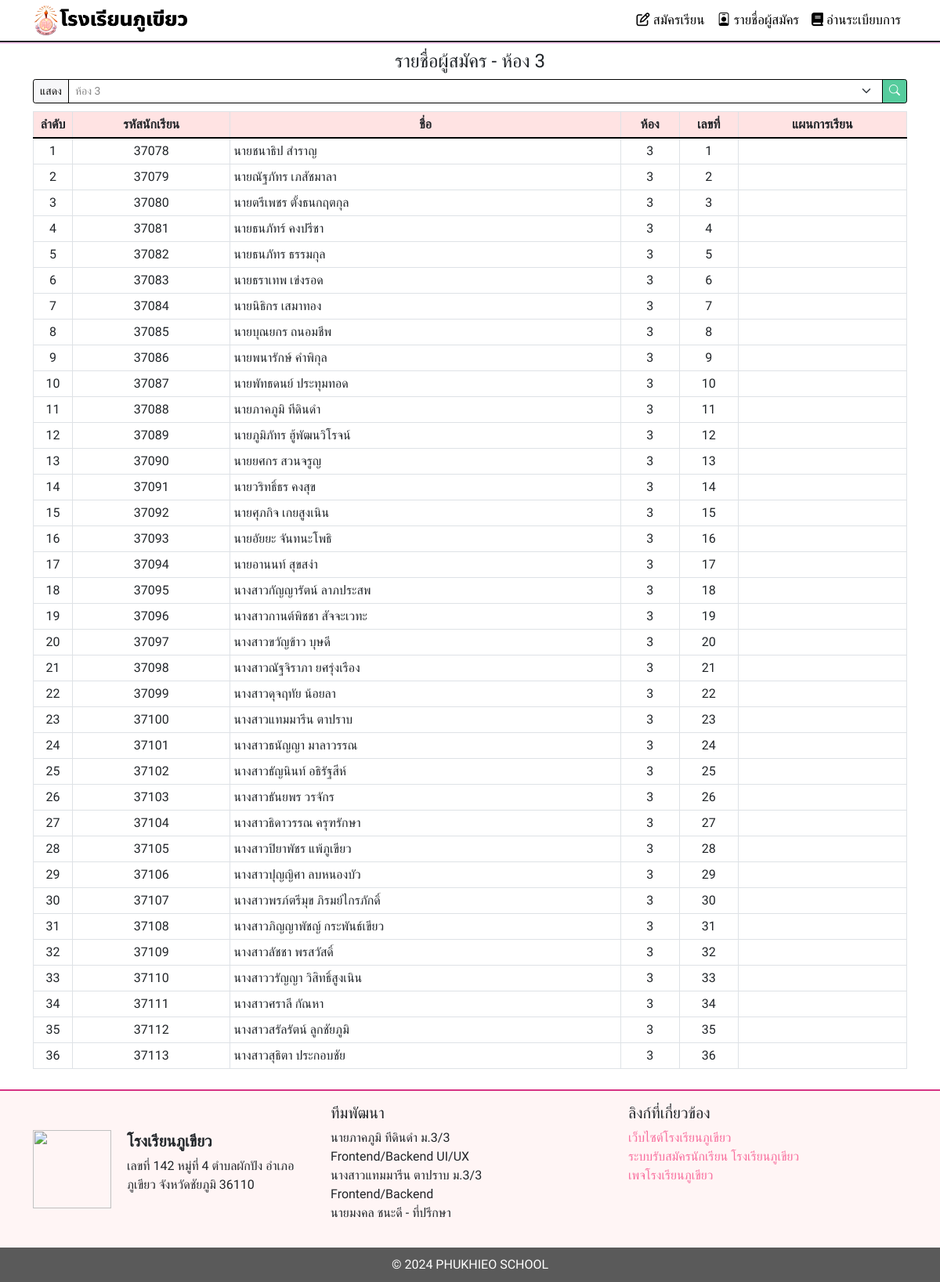
Screenshot of /students.php?room=3 with the database file from the repository.
### tables this page shows
CREATE TABLE `students` (
  `sid` int(11) NOT NULL,
  `username` varchar(255) NOT NULL,
  `password` varchar(255) NOT NULL,
  `name` varchar(255) NOT NULL,
  `room` varchar(255) NOT NULL,
  `student_number` varchar(255) NOT NULL,
  `plan` text NOT NULL,
  `grade` int(11) NOT NULL,
  `math` int(11) NOT NULL,
  `sci` int(11) NOT NULL,
  `zero` int(11) NOT NULL,
  `point` int(255) NOT NULL
);

### students.php (the view, shortened to what this page needs)
<?php require 'helper/server/db.php';
    $selectedRoom = isset($_GET['room']) ? $_GET['room'] : '';
    $roomPrefix = ($selectedRoom !== '') ? "ห้อง $selectedRoom" : "ทุกห้อง";
    $sql = "SELECT * FROM students";
    if (!empty($selectedRoom) && $selectedRoom !== 'all') {
        $sql .= " WHERE room = '$selectedRoom'";
    }
    $result = $conn->query($sql);
?>
<!DOCTYPE html>
<html lang="en">
<head>
    <link rel="stylesheet" href="helper/bootstrap/css/bootstrap.min.css">
    <link href="https://unpkg.com/aos@2.3.1/dist/aos.css" rel="stylesheet">
    <link rel="stylesheet" href="https://cdn.jsdelivr.net/npm/bootstrap-icons@1.11.2/font/bootstrap-icons.min.css">
    <link rel="stylesheet" href="helper/style.css">
</head>
<body style="font-family: Prompt, sans-serif;">
    <?php require 'helper/source/header.php' ?>
    <main>
        <div class="container">
            <div style="padding-top: 10px;">
                <h4 class="text-center">รายชื่อผู้สมัคร - <?php echo  $roomPrefix; ?></h4>
            </div>
            <form class="d-xl-flex justify-content-xl-center" style="margin-bottom: 10px;" method="get">
                <div class="input-group input-group-sm d-flex d-xl-flex justify-content-end justify-content-xl-end"><span class="input-group-text" style="color: rgb(13,12,12);border-color: rgb(0,0,0); background-color: #f7f7f9;">แสดง</span>
                    <select class="form-select" required="" style="border-color: rgb(0,0,0); color: #888;" name="room">
                        <?php for ($roomNumber = 1; $roomNumber <= 12; $roomNumber++): ?>
                            <option value="<?php echo $roomNumber; ?>" <?php echo ($selectedRoom === (string)$roomNumber) ? 'selected' : ''; ?>>
                                ห้อง <?php echo $roomNumber; ?>
                            </option>
                        <?php endfor; ?>
                    </select>
                    <button class="btn btn-primary" type="submit" style="border-color: rgb(0,0,0);"><i class="bi bi-search"></i></button>
                </div>
            </form>
            <div class="table-responsive" style="padding-bottom: 10px;">
                <table class="table table-sm table-bordered">
                    <thead>
                        <tr class="text-center text-dark" style="background: #ffe3e3;border-bottom: 2px solid rgb(0,0,0);">
                            <th style="width: 50px;">ลำดับ</th>
                            <th>รหัสนักเรียน</th>
                            <th>ชื่อ</th>
                            <th style="width: 75px;">ห้อง</th>
                            <th style="width: 75px;">เลขที่</th>
                            <th>แผนการเรียน</th>
                        </tr>
                    </thead>
                    <?php $i = 1; while($row = $result->fetch_assoc()): ?>
                    <tbody>
                        <tr class="text-black">
                            <td class="text-center"><?php echo $i; ?></td>
                            <td class="text-center"><?php echo $row['username'];?></td>
                            <td><?php echo $row['name'];?></td>
                            <td class="text-center"><?php echo $row['room'];?></td>
                            <td class="text-center"><?php echo $row['student_number'];?></td>
                            <td><?php echo $row['plan'];?></td>
                        </tr>
                    </tbody>
                    <?php $i++; endwhile; ?>
                </table>
            </div>
        </div>
    </main>
    <?php require 'helper/source/footer.php' ?>
</body>
</html>

### helper/style.css (style rules this page uses)
body { position: relative; font-family: 'Prompt', sans-serif; }
.btn-primary { background-color: #56cc9d; }

### rows the page displays
students: username "37078", name "นายชนาธิป สำราญ", room "3", student_number "1"
students: username "37079", name "นายณัฐภัทร เภสัชมาลา", room "3", student_number "2"
students: username "37080", name "นายตรีเพชร ตั้งธนกฤตกุล", room "3", student_number "3"
students: username "37081", name "นายธนภัทร์ คงปรีชา", room "3", student_number "4"
students: username "37082", name "นายธนภัทร ธรรมกุล", room "3", student_number "5"
students: username "37083", name "นายธราเทพ เข่งรอด", room "3", student_number "6"
students: username "37084", name "นายนิธิกร เสมาทอง", room "3", student_number "7"
students: username "37085", name "นายบุณยกร ถนอมชีพ", room "3", student_number "8"
students: username "37086", name "นายพนารักษ์ คำพิกุล", room "3", student_number "9"
students: username "37087", name "นายพัทธดนย์ ประทุมทอด", room "3", student_number "10"
students: username "37088", name "นายภาคภูมิ ทีดินดำ", room "3", student_number "11"
students: username "37089", name "นายภูมิภัทร ฮู้พัฒนวิโรจน์", room "3", student_number "12"
students: username "37090", name "นายยศกร สวนจรูญ", room "3", student_number "13"
students: username "37091", name "นายวริทธิ์ธร คงสุข", room "3", student_number "14"
students: username "37092", name "นายศุภกิจ เกยสูงเนิน", room "3", student_number "15"
students: username "37093", name "นายอัยยะ จันทนะโพธิ", room "3", student_number "16"
students: username "37094", name "นายอานนท์ สุขสง่า", room "3", student_number "17"
students: username "37095", name "นางสาวกัญญารัตน์ ลาภประสพ", room "3", student_number "18"
students: username "37096", name "นางสาวกานต์พิชชา สัจจะเวทะ", room "3", student_number "19"
students: username "37097", name "นางสาวขวัญข้าว บุษดี", room "3", student_number "20"
students: username "37098", name "นางสาวณัฐจิราภา ยศรุ่งเรือง", room "3", student_number "21"
students: username "37099", name "นางสาวดุจฤทัย น้อยลา", room "3", student_number "22"
students: username "37100", name "นางสาวแทมมารีน ตาปราบ", room "3", student_number "23"
students: username "37101", name "นางสาวธนัญญา มาลาวรรณ", room "3", student_number "24"
students: username "37102", name "นางสาวธัญนินท์ อธิรัฐสีห์", room "3", student_number "25"
students: username "37103", name "นางสาวธันยพร วรจักร", room "3", student_number "26"
students: username "37104", name "นางสาวธิดาวรรณ ครุฑรักษา", room "3", student_number "27"
students: username "37105", name "นางสาวปิยาพัชร แพ้ภูเขียว", room "3", student_number "28"
students: username "37106", name "นางสาวปุญญิศา ลบหนองบัว", room "3", student_number "29"
students: username "37107", name "นางสาวพรภ์ตรีมุข ภิรมย์ไกรภักดิ์", room "3", student_number "30"
students: username "37108", name "นางสาวภิญญาพัชญ์ กระพันธ์เขียว", room "3", student_number "31"
students: username "37109", name "นางสาวลัชชา พรสวัสดิ์", room "3", student_number "32"
students: username "37110", name "นางสาววรัญญา วิสิทธิ์สูงเนิน", room "3", student_number "33"
students: username "37111", name "นางสาวศราลี กัณหา", room "3", student_number "34"
students: username "37112", name "นางสาวสรัลรัตน์ ลูกชัยภูมิ", room "3", student_number "35"
students: username "37113", name "นางสาวสุธิตา ประกอบชัย", room "3", student_number "36"

### other values shown
$roomPrefix "ห้อง 3"
